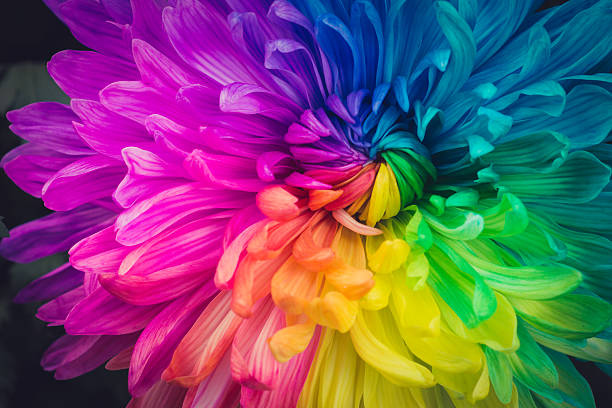
#> input picture FlorColores.jpg, 612 x 408 px, found by its file name
$ python Guia_1.py
#> lines starting #> are read from the running program, lines starting #| are printed output that depends on the picture; after the words box and inside, x2 and y2 are one past the last pixel; in counts of white or black regions, pixels touching at a corner belong together
import cv2
import matplotlib.pyplot as plt

filename = 'FlorColores.jpg'
imagen = cv2.imread(filename)
#> imagen is the input picture: shape (408, 612, 3); mean B, G, R 107.9, 80.3, 116
imagen.shape
imagen = cv2.cvtColor(imagen, cv2.COLOR_BGR2RGB)
img_hsv = cv2.cvtColor(imagen, cv2.COLOR_BGR2RGB)
umbral_bajo = (25, 0,0)
umbral_alto=(70,255,255)
mask = cv2.inRange(img_hsv, umbral_bajo, umbral_alto)
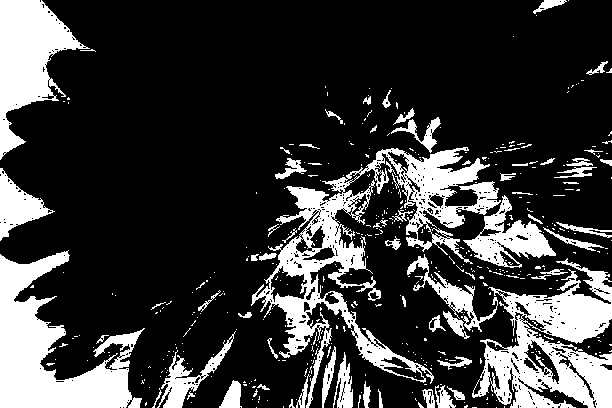
#> mask: shape (408, 612); 22.4% white; 456 white regions (388 under 20 px), largest, box (x1, y1, x2, y2) and area: (251, 147, 501, 408) 13996, (0, 250, 145, 408) 10519, (472, 258, 612, 408) 10456
res = cv2.bitwise_and(imagen, imagen, mask=mask)
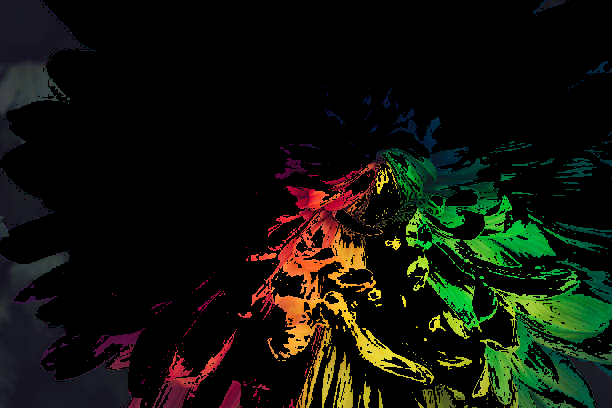
#> res: shape (408, 612, 3); mean R, G, B 17.2, 19.8, 10.5
plt.subplot(1,3,1)
plt.imshow(imagen)
plt.subplot(1,3,2)
plt.imshow(mask, cmap='gray')
plt.subplot(1,3,3)
plt.imshow(res)
plt.show()
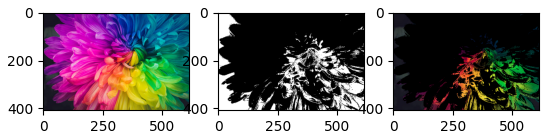
#> figure drawn by matplotlib, 3 panels

$ run again, with Frutas-Verduras.jpg copied over FlorColores.jpg
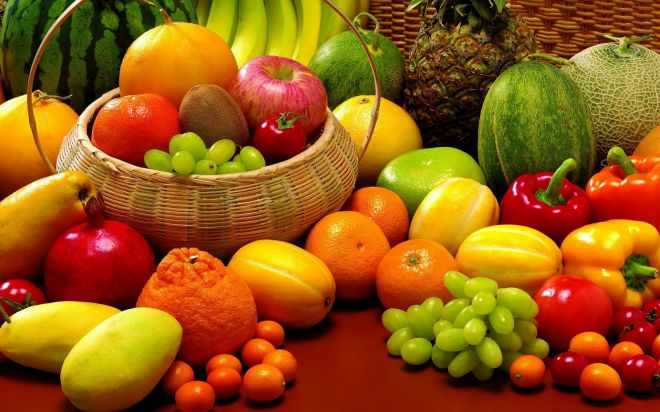
#> input picture Frutas-Verduras.jpg, 660 x 412 px, found by its file name
#> imagen is the input picture: shape (412, 660, 3); mean B, G, R 18.3, 88.5, 150.4
#> `mask = cv2.inRange(img_hsv, umbral_bajo, umbral_alto)`:
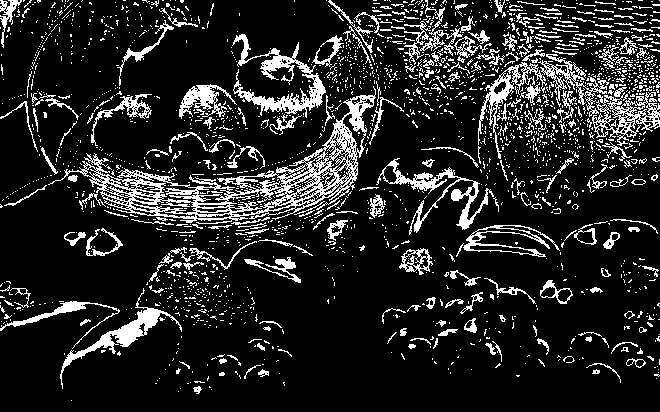
#> mask: shape (412, 660); 14.7% white in thin lines or dots
#> `plt.show()`:
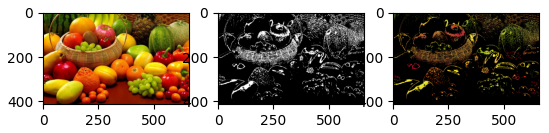
#> figure drawn by matplotlib, 3 panels

$ run again, with captura.jpg copied over FlorColores.jpg
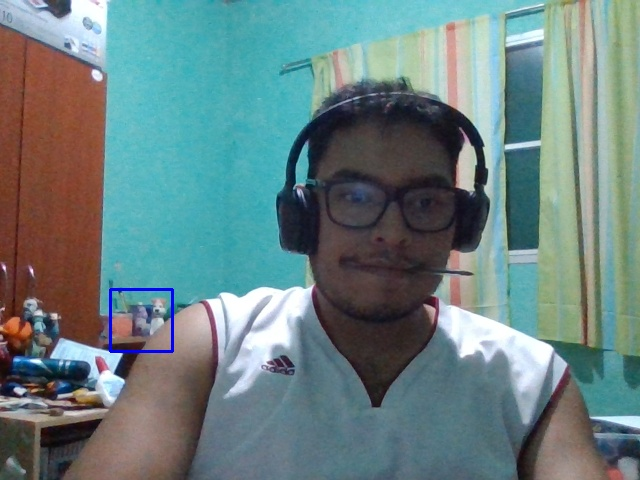
#> input picture captura.jpg, 640 x 480 px, found by its file name
#> imagen is the input picture: shape (480, 640, 3); mean B, G, R 130.2, 129.6, 105.8
#> `mask = cv2.inRange(img_hsv, umbral_bajo, umbral_alto)`:
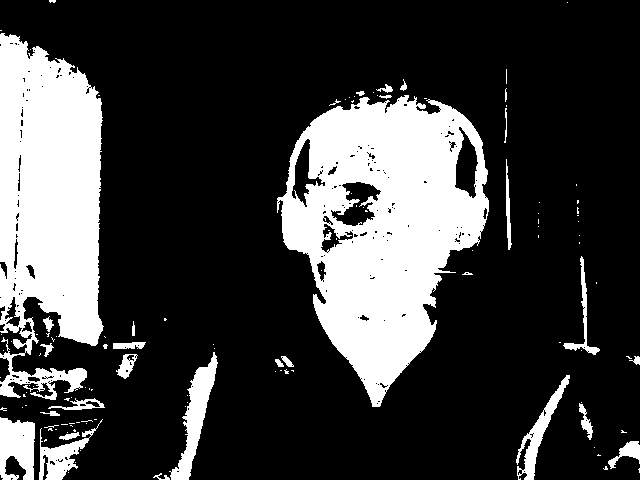
#> mask: shape (480, 640); 24.4% white; 124 white regions (94 under 20 px), largest, box (x1, y1, x2, y2) and area: (277, 95, 489, 407) 37602, (0, 33, 104, 400) 28007, (169, 352, 218, 480) 2040
#> `plt.show()`:
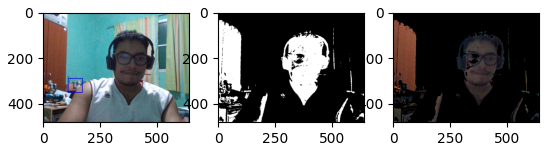
#> figure drawn by matplotlib, 3 panels
